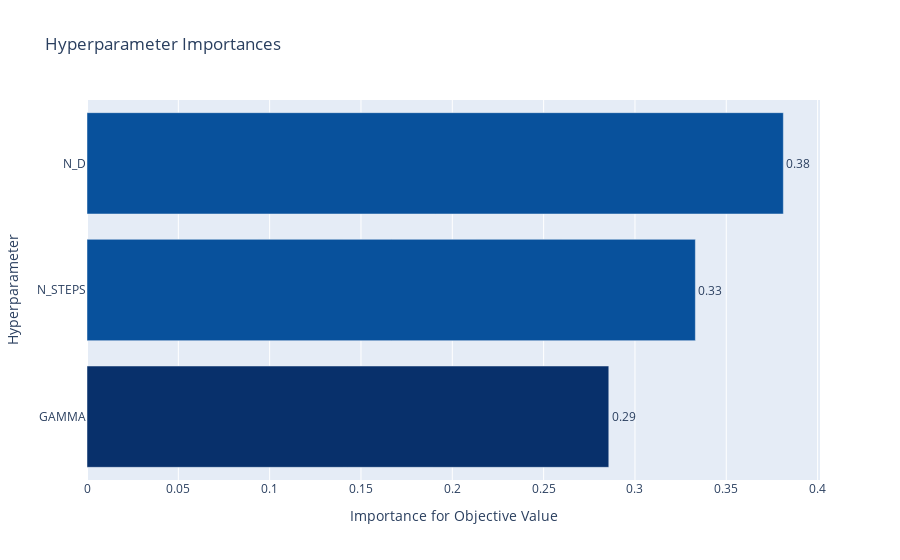

The cell this chart's notebook holds for it:
### Code cell
from optuna.visualization import plot_param_importances

plot_param_importances(study)

### Figure 1 — Plotly figure (JSON) as saved in the notebook; plotly's stock layout.template omitted (floating-point values rounded to 4 significant figures)
{"data": [{"cliponaxis": false, "hovertemplate": ["GAMMA (UniformDistribution): 0.2856741355163363<extra></extra>", "N_STEPS (IntUniformDistribution): 0.33308122304385046<extra></extra>", "N_D (IntUniformDistribution): 0.38124464143981335<extra></extra>"], "marker": {"color": ["rgb(8,48,107)", "rgb(8,81,156)", "rgb(8,81,156)"]}, "orientation": "h", "text": ["0.2856741355163363", "0.33308122304385046", "0.38124464143981335"], "textposition": "outside", "texttemplate": "%{text:.2f}", "type": "bar", "x": [0.2857, 0.3331, 0.3812], "y": ["GAMMA", "N_STEPS", "N_D"]}], "layout": {"autosize": true, "showlegend": false, "title": {"text": "Hyperparameter Importances"}, "xaxis": {"autorange": true, "range": [0, 0.4013], "title": {"text": "Importance for Objective Value"}, "type": "linear"}, "yaxis": {"autorange": true, "range": [-0.5, 2.5], "title": {"text": "Hyperparameter"}, "type": "category"}}}
